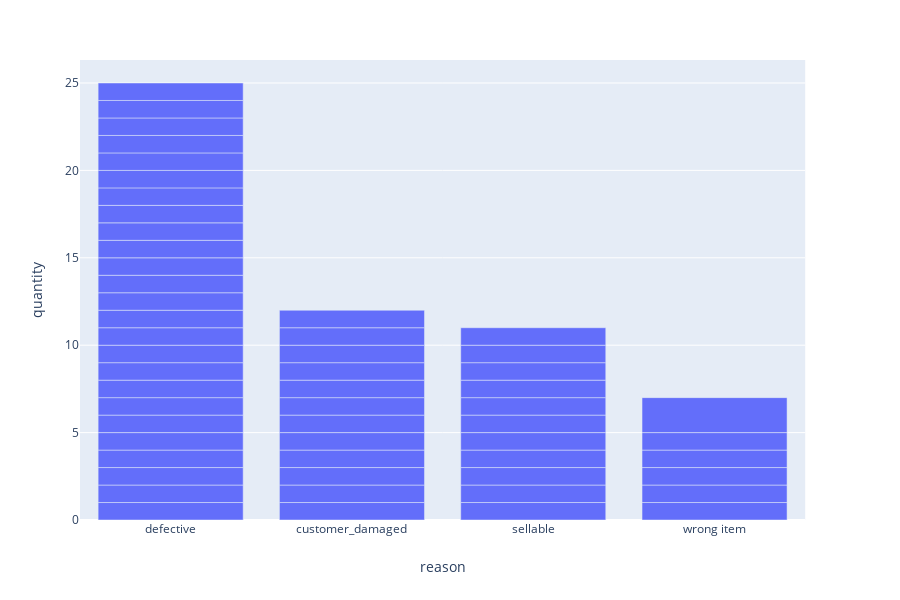

The notebook cell saved with this chart:
### Code cell
all_returns_replace = pd.DataFrame.append(returns_orders, replace_orders)
all_returns_replace['reason'] = all_returns_replace['reason'].str.lower()

fig = px.bar(all_returns_replace, x='reason', y='quantity')
fig.show()

### Figure 1 — Plotly figure (JSON) as saved in the notebook; plotly's stock layout.template omitted (floating-point values rounded to 4 significant figures)
{"data": [{"alignmentgroup": "True", "hoverlabel": {"namelength": 0}, "hovertemplate": "reason=%{x}<br>quantity=%{y}", "legendgroup": "", "marker": {"color": "#636efa"}, "name": "", "offsetgroup": "", "orientation": "v", "showlegend": false, "textposition": "auto", "type": "bar", "x": ["defective", "customer_damaged", "defective", "customer_damaged", "sellable", "customer_damaged", "customer_damaged", "defective", "defective", "sellable", "defective", "defective", "sellable", "customer_damaged", "customer_damaged", "customer_damaged", "sellable", "sellable", "sellable", "customer_damaged", "defective", "defective", "defective", "sellable", "sellable", "sellable", "customer_damaged", "sellable", "defective", "defective", "customer_damaged", "defective", "sellable", "customer_damaged", "customer_damaged", "defective", "wrong item", "defective", "defective", "defective", "defective", "wrong item", "defective", "wrong item", "wrong item", "defective", "wrong item", "defective", "defective", "wrong item", "defective", "defective", "defective", "defective"], "xaxis": "x", "y": [1, 1, 1, 1, 1, 1, 1, 1, 1, 1, 1, 1, 1, 1, 1, 1, 1, 1, 1, 1, 1, 1, 1, 1, 1, 1, 1, 1, 1, 1, 1, 1, 1, 1, 1, 1, 1, 1, 1, 1, 1, 1, 1, 1, 1, 1, 1, 1, 1, 2, 1, 1, 1, 1], "yaxis": "y"}], "layout": {"barmode": "relative", "height": 600, "legend": {"tracegroupgap": 0}, "margin": {"t": 60}, "xaxis": {"anchor": "y", "domain": [0, 0.98], "title": {"text": "reason"}}, "yaxis": {"anchor": "x", "domain": [0, 1], "title": {"text": "quantity"}}}}
